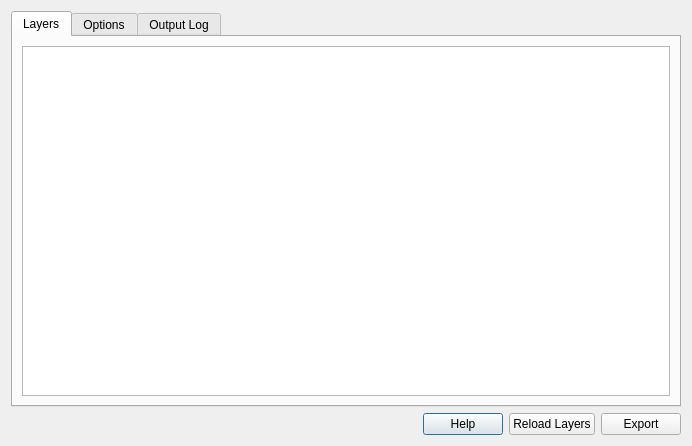
<?xml version="1.0" encoding="UTF-8"?>
<ui version="4.0">
 <class>WebMapExporterDialogBase</class>
 <widget class="QDialog" name="WebMapExporterDialogBase">
  <property name="geometry">
   <rect>
    <x>0</x>
    <y>0</y>
    <width>692</width>
    <height>446</height>
   </rect>
  </property>
  <property name="windowTitle">
   <string>Web Map Exporter</string>
  </property>
  <layout class="QVBoxLayout" name="verticalLayout">
   <item>
    <widget class="QTabWidget" name="tab_widget_qt">
     <property name="currentIndex">
      <number>0</number>
     </property>
     <widget class="QWidget" name="tab_layers_qt">
      <attribute name="title">
       <string>Layers</string>
      </attribute>
      <layout class="QHBoxLayout" name="horizontalLayout">
       <item>
        <widget class="QTreeWidget" name="layers_tree_qt">
         <attribute name="headerVisible">
          <bool>false</bool>
         </attribute>
         <column>
          <property name="text">
           <string>1</string>
          </property>
         </column>
        </widget>
       </item>
      </layout>
     </widget>
     <widget class="QWidget" name="tab_options_qt">
      <attribute name="title">
       <string>Options</string>
      </attribute>
      <layout class="QHBoxLayout" name="horizontalLayout_2">
       <item>
        <layout class="QVBoxLayout" name="verticalLayout_2">
         <item>
          <widget class="QCheckBox" name="options_checkbox_slds_qt">
           <property name="text">
            <string>Write style SLDs</string>
           </property>
           <property name="checked">
            <bool>true</bool>
           </property>
          </widget>
         </item>
         <item>
          <widget class="QCheckBox" name="options_checkbox_pmtiles_qt">
           <property name="text">
            <string>Merge all PMTile layers into a single file</string>
           </property>
          </widget>
         </item>
         <item>
          <widget class="QCheckBox" name="options_checkbox_map_qt">
           <property name="text">
            <string>Write map layer list JSON</string>
           </property>
           <property name="checked">
            <bool>true</bool>
           </property>
          </widget>
         </item>
        </layout>
       </item>
      </layout>
     </widget>
     <widget class="QWidget" name="tab_output_qt">
      <attribute name="title">
       <string>Output Log</string>
      </attribute>
      <layout class="QHBoxLayout" name="horizontalLayout_3">
       <item>
        <widget class="QTextBrowser" name="log_text_browser_qt"/>
       </item>
      </layout>
     </widget>
    </widget>
   </item>
   <item>
    <layout class="QHBoxLayout" name="horizontalLayout_4">
     <property name="bottomMargin">
      <number>0</number>
     </property>
     <item>
      <widget class="QDialogButtonBox" name="button_box_main_qt">
       <property name="orientation">
        <enum>Qt::Orientation::Horizontal</enum>
       </property>
       <property name="standardButtons">
        <set>QDialogButtonBox::StandardButton::Help</set>
       </property>
      </widget>
     </item>
     <item>
      <widget class="QPushButton" name="button_reload_qt">
       <property name="text">
        <string>Reload Layers</string>
       </property>
      </widget>
     </item>
     <item>
      <widget class="QPushButton" name="button_export_qt">
       <property name="text">
        <string>Export</string>
       </property>
      </widget>
     </item>
    </layout>
   </item>
  </layout>
 </widget>
 <resources/>
 <connections>
  <connection>
   <sender>button_box_main_qt</sender>
   <signal>accepted()</signal>
   <receiver>WebMapExporterDialogBase</receiver>
   <slot>accept()</slot>
   <hints>
    <hint type="sourcelabel">
     <x>20</x>
     <y>20</y>
    </hint>
    <hint type="destinationlabel">
     <x>20</x>
     <y>20</y>
    </hint>
   </hints>
  </connection>
  <connection>
   <sender>button_box_main_qt</sender>
   <signal>rejected()</signal>
   <receiver>WebMapExporterDialogBase</receiver>
   <slot>reject()</slot>
   <hints>
    <hint type="sourcelabel">
     <x>20</x>
     <y>20</y>
    </hint>
    <hint type="destinationlabel">
     <x>20</x>
     <y>20</y>
    </hint>
   </hints>
  </connection>
 </connections>
</ui>
